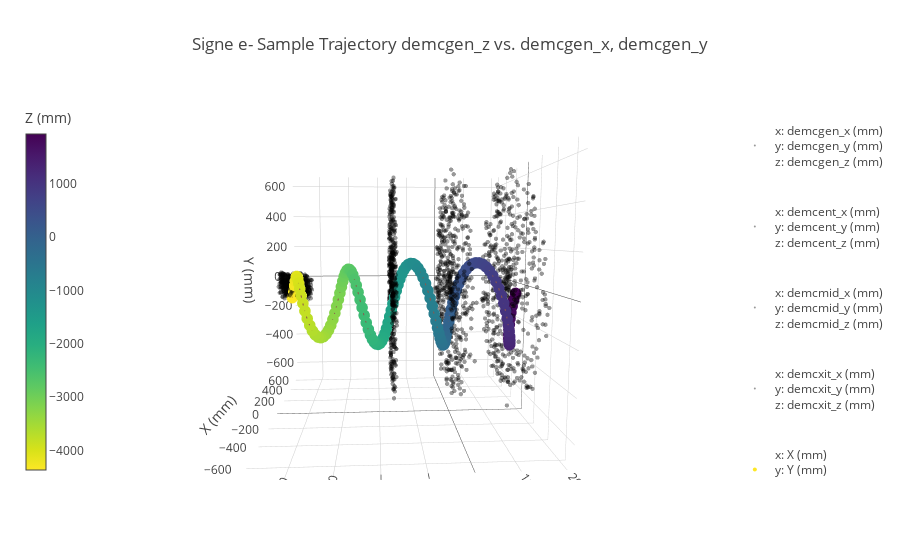

Here is the notebook cell this chart was saved with:
### Code cell
fig,_ = gen_electron_plot(gen=sample,inline=True)

### Figure 1 — Plotly figure (JSON) as saved in the notebook; plotly's stock layout.template omitted (floating-point values rounded to 4 significant figures; data arrays with more than 128 entries replaced by an {"elided": "..."} marker saying what was removed)
{"data": [{"marker": {"cauto": false, "cmax": -10000, "cmin": -10000, "color": {"elided": "500 float values"}, "colorbar": {"thickness": 20, "title": "demcgen_z (mm)", "x": 0, "y": 0.5}, "colorscale": "Greys", "opacity": 0.4, "reversescale": true, "showscale": false, "size": 1.5}, "mode": "markers", "name": "<br>x: demcgen_x (mm)<br>y: demcgen_y (mm)<br>z: demcgen_z (mm)<br>", "type": "scatter3d", "uid": "bd13da3d-154e-4db7-bdf4-2976fc4a42c8", "x": {"elided": "500 float values"}, "y": {"elided": "500 float values"}, "z": {"elided": "500 float values"}}, {"marker": {"cauto": false, "cmax": -10000, "cmin": -10000, "color": {"elided": "500 float values"}, "colorbar": {"thickness": 20, "title": "demcent_z (mm)", "x": 0, "y": 0.5}, "colorscale": "Greys", "opacity": 0.4, "reversescale": true, "showscale": false, "size": 1.5}, "mode": "markers", "name": "<br>x: demcent_x (mm)<br>y: demcent_y (mm)<br>z: demcent_z (mm)<br>", "type": "scatter3d", "uid": "7b3b933d-ee99-49c1-a555-ac8d25d51600", "x": {"elided": "500 float values"}, "y": {"elided": "500 float values"}, "z": {"elided": "500 float values"}}, {"marker": {"cauto": false, "cmax": -10000, "cmin": -10000, "color": {"elided": "500 float values"}, "colorbar": {"thickness": 20, "title": "demcmid_z (mm)", "x": 0, "y": 0.5}, "colorscale": "Greys", "opacity": 0.4, "reversescale": true, "showscale": false, "size": 1.5}, "mode": "markers", "name": "<br>x: demcmid_x (mm)<br>y: demcmid_y (mm)<br>z: demcmid_z (mm)<br>", "type": "scatter3d", "uid": "fd3f23a0-ced6-4673-aed3-467c7435f351", "x": {"elided": "500 float values"}, "y": {"elided": "500 float values"}, "z": {"elided": "500 float values"}}, {"marker": {"cauto": false, "cmax": -10000, "cmin": -10000, "color": {"elided": "500 float values"}, "colorbar": {"thickness": 20, "title": "demcxit_z (mm)", "x": 0, "y": 0.5}, "colorscale": "Greys", "opacity": 0.4, "reversescale": true, "showscale": false, "size": 1.5}, "mode": "markers", "name": "<br>x: demcxit_x (mm)<br>y: demcxit_y (mm)<br>z: demcxit_z (mm)<br>", "type": "scatter3d", "uid": "51d69da0-cfa8-468d-a75e-be3cddd36691", "x": {"elided": "500 float values"}, "y": {"elided": "500 float values"}, "z": {"elided": "500 float values"}}, {"marker": {"cauto": false, "cmax": 1935.0, "cmin": -4363.0, "color": {"elided": "133 float values"}, "colorbar": {"thickness": 20, "title": "Z (mm)", "x": -0.1, "y": 0.5}, "colorscale": "Viridis", "opacity": 1, "reversescale": true, "showscale": true, "size": 4}, "mode": "markers", "name": "<br>x: X (mm)<br>y: Y (mm)<br>z: Z (mm)<br>", "type": "scatter3d", "uid": "b0824277-49f4-46f0-bd6b-f2c1e0fb4912", "x": {"elided": "133 float values"}, "y": {"elided": "133 float values"}, "z": {"elided": "133 float values"}}, {"mode": "lines", "type": "scatter3d", "uid": "8e2ed199-f0f9-46d7-8fa9-795d819968e4", "x": {"elided": "133 float values"}, "y": {"elided": "133 float values"}, "z": {"elided": "133 float values"}}], "layout": {"dragmode": "orbit", "scene": {"camera": {"center": {"x": 0, "y": 0, "z": 0}, "eye": {"x": -1.8, "y": 0.2, "z": -0.1}, "up": {"x": 0, "y": 1, "z": 0}}, "xaxis": {"title": "X (mm)"}, "yaxis": {"title": "Y (mm)"}, "zaxis": {"title": "Z (mm)"}}, "showlegend": true, "title": "Signe e- Sample Trajectory demcgen_z vs. demcgen_x, demcgen_y"}}
